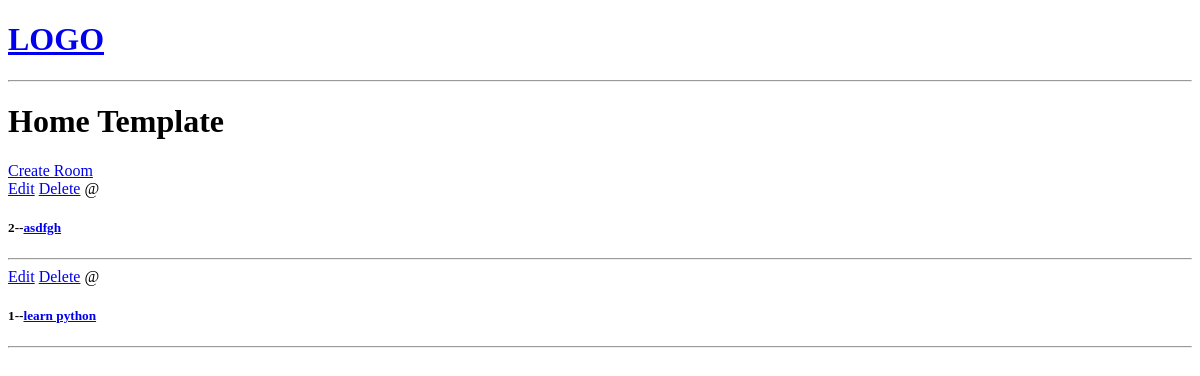
The app's page /, older data.
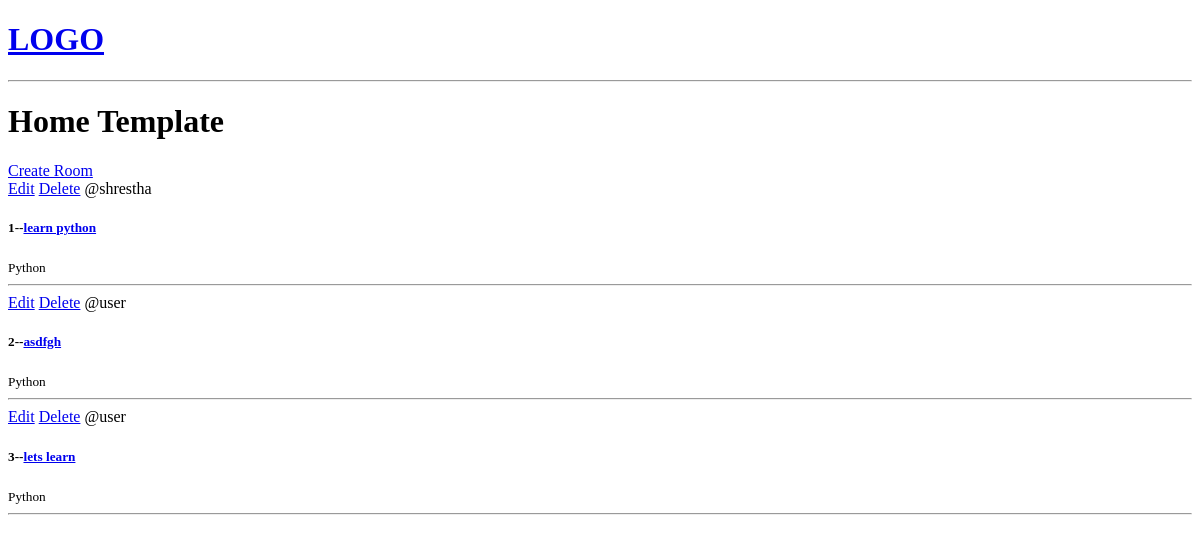
The same page, newer data.
### base/models.py (models this page shows, shortened)
class Room(models.Model):
    host = models.ForeignKey(User, on_delete=models.SET_NULL, null=True)
    topic = models.ForeignKey('Topic', on_delete=models.SET_NULL, null=True)
    name = models.CharField(max_length=200)
    description = models.TextField(null=True, blank=True)
    updated = models.DateTimeField(auto_now=True)
    created = models.DateTimeField(auto_now_add=True)
    class Meta:
        ordering = ['-updated', '-created']

class Topic(models.Model):
    name = models.CharField(max_length=200)

### base/views.py (the view)
# urls.py: 2. Add a URL to urlpatterns:  path('', views.home, name='home')
def home(request):
    rooms = Room.objects.all()
    context = {'rooms':rooms}
    return render(request, 'base/home.html', context)

### base/templates/base/home.html (shortened to what this page needs)
{% extends 'main.html' %}
{% block content %}
<h1>Home Template</h1>
<div>
    <a href="{% url 'create-room' %}">Create Room</a>
    {% for room in rooms %}
    <div>
        <a href="{% url 'update-room' room.id %}">Edit</a>
        <a href="{% url 'delete-room' room.id %}">Delete</a>
        <span>@{{room.host.username}}</span>
        <h5>{{room.id}}--<a href="{% url 'room' room.id%}">{{room.name}}</a></h5>
        <small>{{room.topic.name}}</small>
        <hr>
    </div>
        {% endfor %}
    </div>
{% endblock content %}

Row changes from the older to the newer data that the page shows:
changed Room "learn python": host.username (not shown) → "shrestha"; topic.name (not shown) → "Python"; moves up the list
changed Room "asdfgh": host.username (not shown) → "user"; topic.name (not shown) → "Python"
added Room: host.username "user", id "3", name "lets learn", topic.name "Python"
